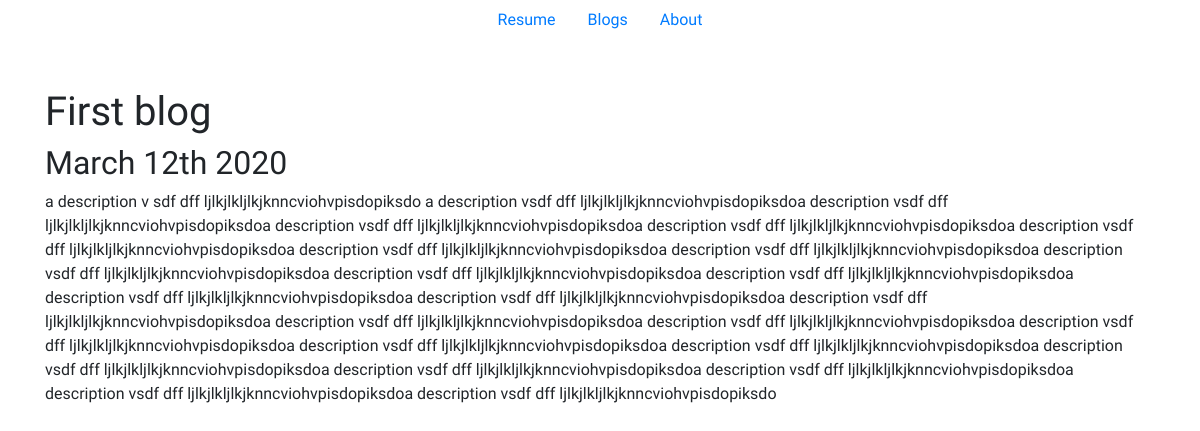
Page /blog/1/ on the committed database.
### blog/models.py (models this page shows, shortened)
class Blog(models.Model):
    title = models.CharField(max_length=200)
    date = models.DateField()
    description = models.TextField()

### blog/views.py (the view)
# urls.py: path('<int:blog_id>/', views.detail, name='detail'),
def detail(request, blog_id):
    blog = get_object_or_404(Blog, pk=blog_id)
    return render(request, 'blog/detail.html', {'blog': blog})

### blog/templates/blog/detail.html
{% extends 'portfolio/base.html' %}
{% block content%}
<br>
<br>
<div class="container">
    <h1>{{ blog.title }}</h1>
    <h2>{{ blog.date|date:'F jS Y'}}</h2>
    {{ blog.description|safe }}
</div>
{% endblock %}

### portfolio/static/portfolio/custome.css (style rules this page uses)
body { font-family: 'Raleway', sans-serif; }

### rows in the picture
Blog: title "First blog", date "March 12th 2020", description "a description v sdf dff ljlkjlkljlkjknncviohvpisdopiksdo a description vsdf dff ljlkjlkljlkjknncviohvpisdopiksdoa description vsdf dff ljlkjlkljlkjknncviohvpisdopiksdoa description vsdf dff ljlkjlkljlkjknncviohvpisdopiksdoa description vsdf dff ljlkjlkljlkjknncviohvpisdopiksdoa description vsdf dff ljlkjlkljlkjknncviohvpisdopiksdoa description vsdf dff ljlkjlkljlkjknncviohvpisdopiksdoa description vsdf dff ljlkjlkljlkjknncviohvpisdopiksdoa description vsdf dff ljlkjlkljlkjknncviohvpisdopiksdoa description vsdf dff ljlkjlkljlkjknncviohvpisdopiksdoa description vsdf dff ljlkjlkljlkjknncviohvpisdopiksdoa description vsdf dff ljlkjlkljlkjknncviohvpisdopiksdoa description vsdf dff…"
